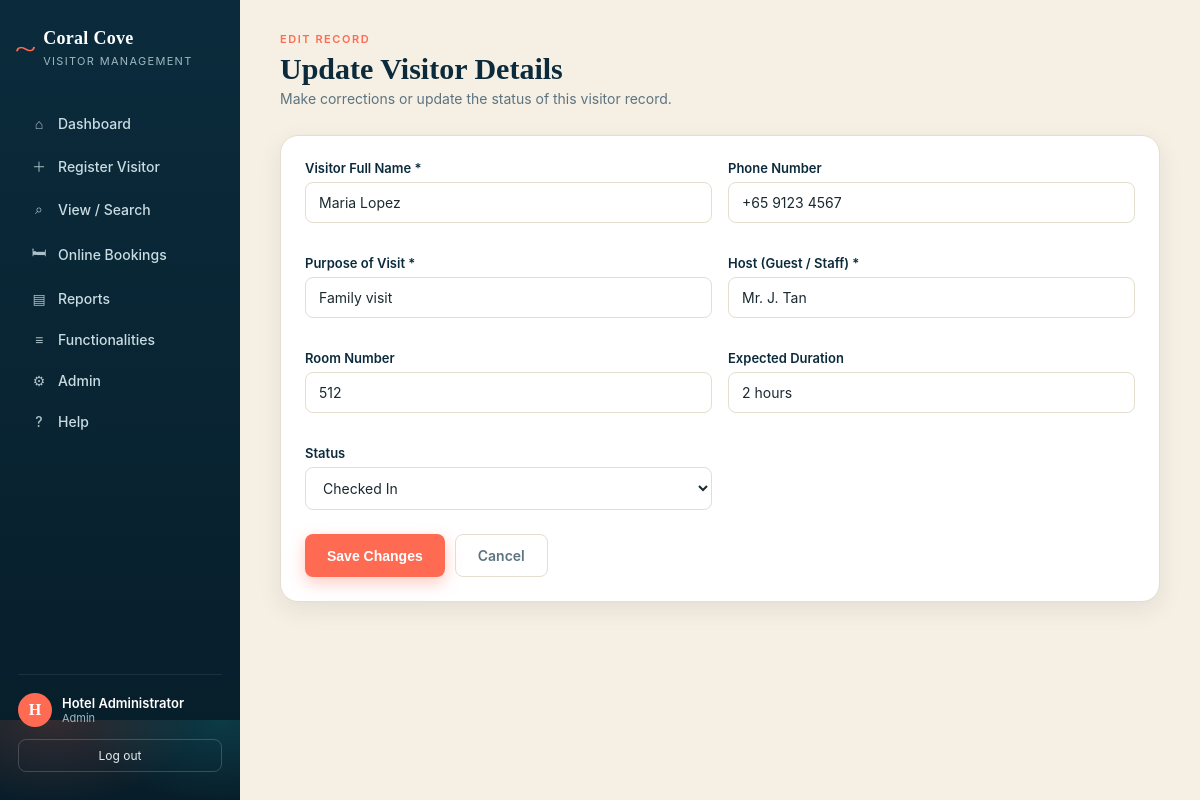
The page /edit_visitor.php?id=1 (signed in) on the database its author committed.
### tables this page shows
CREATE TABLE IF NOT EXISTS visitors (
    visitor_id      INT AUTO_INCREMENT PRIMARY KEY,
    full_name       VARCHAR(100)  NOT NULL,
    phone           VARCHAR(30),
    purpose         VARCHAR(150)  NOT NULL,
    host_name       VARCHAR(100)  NOT NULL,    
    room_number     VARCHAR(20),
    expected_duration VARCHAR(50),             
    check_in_time   DATETIME      NULL,
    check_out_time  DATETIME      NULL,
    status          ENUM('Pending','Checked In','Checked Out') NOT NULL DEFAULT 'Pending',
    registered_by   INT,
    created_at      TIMESTAMP DEFAULT CURRENT_TIMESTAMP,
    FOREIGN KEY (registered_by) REFERENCES users(user_id) ON DELETE SET NULL
);

### edit_visitor.php (the view, shortened to what this page needs)
<?php
require_once __DIR__ . '/includes/auth.php';
$id = (int) ($_GET['id'] ?? 0);
$stmt = $pdo->prepare("SELECT * FROM visitors WHERE visitor_id = ?");
$stmt->execute([$id]);
$v = $stmt->fetch();
include __DIR__ . '/includes/header.php';
?>
<div class="page-head">
  <div>
    <span class="eyebrow">Edit Record</span>
    <h1>Update Visitor Details</h1>
    <p>Make corrections or update the status of this visitor record.</p>
  </div>
</div>
<div class="card">
  <form method="POST" action="edit_visitor.php?id=<?= $v['visitor_id'] ?>">
    <div class="form-grid">
      <div class="form-group">
        <label>Visitor Full Name *</label>
        <input type="text" name="full_name" required value="<?= htmlspecialchars($v['full_name']) ?>">
      </div>
      <div class="form-group">
        <label>Phone Number</label>
        <input type="text" name="phone" value="<?= htmlspecialchars($v['phone']) ?>">
      </div>
      <div class="form-group">
        <label>Purpose of Visit *</label>
        <input type="text" name="purpose" required value="<?= htmlspecialchars($v['purpose']) ?>">
      </div>
      <div class="form-group">
        <label>Host (Guest / Staff) *</label>
        <input type="text" name="host_name" required value="<?= htmlspecialchars($v['host_name']) ?>">
      </div>
      <div class="form-group">
        <label>Room Number</label>
        <input type="text" name="room_number" value="<?= htmlspecialchars($v['room_number']) ?>">
      </div>
      <div class="form-group">
        <label>Expected Duration</label>
        <input type="text" name="expected_duration" value="<?= htmlspecialchars($v['expected_duration']) ?>">
      </div>
      <div class="form-group">
        <label>Status</label>
        <select name="status">
          <option value="Checked In" <?= $v['status']==='Checked In'?'selected':'' ?>>Checked In</option>
        </select>
      </div>
    </div>
    <div class="form-actions">
      <button type="submit" class="btn btn-primary">Save Changes</button>
      <a href="visitors.php" class="btn btn-ghost">Cancel</a>
    </div>
  </form>
</div>
<?php include __DIR__ . '/includes/footer.php'; ?>

### style.css (style rules this page uses)
:root { --navy: #0B2B3C; --navy-deep: #071D29; --teal: #15707A; --teal-light: #DCEFEA; --coral: #FF6B52; --coral-dark: #E8543C; --sand: #F6EFE3; --white: #FFFFFF; --ink: #1B2A30; --muted: #5C7480; --line: #E4DECF; --success: #2E9E6B; --pending: #D9A33C; --radius-lg: 18px; --radius-md: 12px; --radius-sm: 8px; --shadow: 0 8px 24px rgba(11,43,60,0.08); --shadow-lg: 0 16px 40px rgba(11,43,60,0.16); --font-display: Georgia, 'Times New Roman', serif; --font-body: -apple-system, Segoe UI, Helvetica, Arial, sans-serif; }
* { box-sizing: border-box; }
html,body { margin:0; padding:0; }
body { font-family: var(--font-body); background: var(--sand); color: var(--ink); -webkit-font-smoothing: antialiased; }
a { text-decoration:none; color:inherit; }
.page-head { display:flex; justify-content:space-between; align-items:flex-start; margin-bottom:28px; flex-wrap:wrap; gap:12px; }
.page-head h1 { font-family: var(--font-display); font-size:30px; margin:0 0 4px; color:var(--navy); }
.page-head p { margin:0; color:var(--muted); font-size:14px; }
.eyebrow { text-transform:uppercase; letter-spacing:.14em; font-size:11px; color:var(--coral); font-weight:600; margin-bottom:6px; display:block; }
.card { background: var(--white); border-radius: var(--radius-lg); padding: 24px; box-shadow: var(--shadow); border: 1px solid var(--line); margin-bottom: 24px; }
label { display:block; font-size:13px; font-weight:600; color:var(--navy); margin-bottom:6px; }
input, select, textarea { width:100%; padding: 11px 13px; border:1px solid var(--line); border-radius: var(--radius-sm); font-family: var(--font-body); font-size:14px; background: var(--white); color: var(--ink); }
.form-grid { display:grid; grid-template-columns: 1fr 1fr; gap:16px; }
.form-group { margin-bottom:16px; }
.form-actions { margin-top:8px; display:flex; gap:10px; }
.btn { display:inline-flex; align-items:center; justify-content:center; gap:6px; padding: 12px 22px; border-radius: var(--radius-sm); font-weight:600; font-size:14px; cursor:pointer; border:none; transition: transform .1s ease, box-shadow .15s ease; }
.btn-primary { background: var(--coral); color:white; box-shadow: 0 6px 16px rgba(255,107,82,0.35); }
.btn-ghost { background:transparent; color:var(--muted); border:1px solid var(--line); }

### rows shown on the page
visitors: full_name "Maria Lopez", phone "+65 9123 4567", purpose "Family visit", host_name "Mr. J. Tan", room_number "512", expected_duration "2 hours", status "Checked In"

### other values the page prints
substr($u['name'] ?: 'U',0,1) "H"
$u['name'] "Hotel Administrator"
$u['role'] "Admin"
